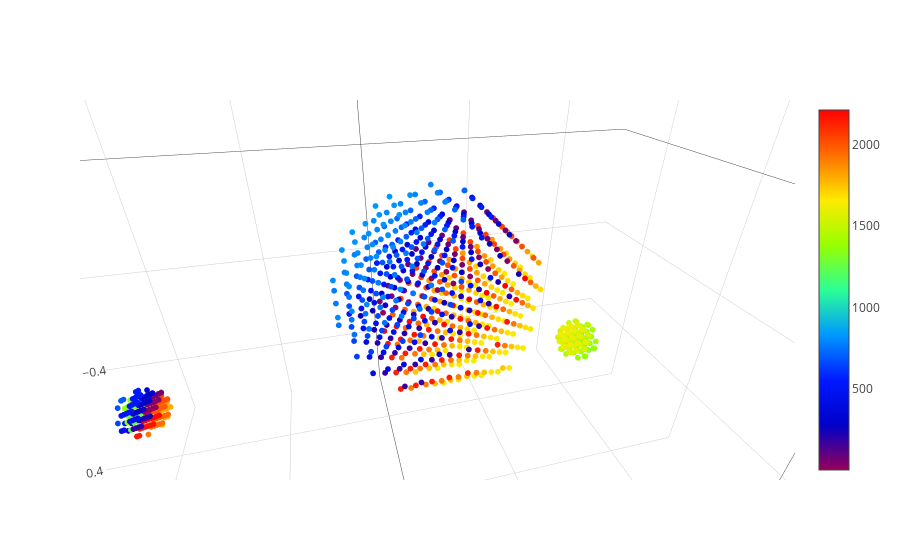

Source (notebook cell):
### Code cell
trace1 = go.Scatter3d(
    x=cart_kpts_df['kx [1/A]'].values/(2*np.pi/(a)),
    y=cart_kpts_df['ky [1/A]'].values/(2*np.pi/(a)),
    z=cart_kpts_df['kz [1/A]'].values/(2*np.pi/(a)),
    mode='markers',
    marker=dict(
        size=2,
        color=cart_kpts_df['k_inds'],
        colorscale='Rainbow',
        showscale=True,
        opacity=1
    )
)

trace2 = go.Scatter

data = [trace1]
layout = go.Layout(
                    scene = dict(
                    xaxis = dict(
                        title='kx',titlefont = dict(family='Oswald, monospace',size=18)),
                    yaxis = dict(
                        title='ky',titlefont = dict(family='Oswald, monospace',size=18)),
                    zaxis = dict(
                        title='kz',titlefont = dict(family='Oswald, monospace',size=18)),))
fig = go.Figure(data=data, layout=layout)
py.iplot(fig, filename='simple-3d-scatter')

### Figure 1 — Plotly figure (JSON) as saved in the notebook; plotly's stock layout.template omitted (floating-point values rounded to 4 significant figures; data arrays with more than 128 entries replaced by an {"elided": "..."} marker saying what was removed)
{"data": [{"marker": {"color": {"elided": "2213 int values"}, "colorscale": "Rainbow", "opacity": 1, "showscale": true, "size": 2}, "mode": "markers", "type": "scatter3d", "uid": "08e7dbc9-7925-42ad-9eb5-a57028694a9c", "x": {"elided": "2213 float values"}, "y": {"elided": "2213 float values"}, "z": {"elided": "2213 float values"}}], "layout": {"autosize": true, "scene": {"aspectmode": "auto", "aspectratio": {"x": 1, "y": 1, "z": 1}, "camera": {"center": {"x": 0, "y": 0, "z": 0}, "eye": {"x": -0.07624, "y": -0.2886, "z": 0.173}, "projection": {"type": "perspective"}, "up": {"x": 0, "y": 0, "z": 1}}, "xaxis": {"title": {"font": {"family": "Oswald, monospace", "size": 18}, "text": "kx"}, "type": "linear"}, "yaxis": {"title": {"font": {"family": "Oswald, monospace", "size": 18}, "text": "ky"}, "type": "linear"}, "zaxis": {"title": {"font": {"family": "Oswald, monospace", "size": 18}, "text": "kz"}, "type": "linear"}}}}
